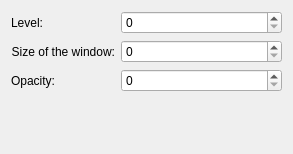
<?xml version="1.0" encoding="UTF-8"?>
<ui version="4.0">
 <author>
    SPDX-FileCopyrightText: none
    SPDX-License-Identifier: GPL-3.0-or-later
  </author>
 <class>WdgRandomPickOptions</class>
 <widget class="QWidget" name="WdgRandomPickOptions">
  <property name="geometry">
   <rect>
    <x>0</x>
    <y>0</y>
    <width>293</width>
    <height>154</height>
   </rect>
  </property>
  <layout class="QFormLayout" name="formLayout">
   <item row="0" column="0">
    <widget class="QLabel" name="textLabel1">
     <property name="text">
      <string>Level:</string>
     </property>
     <property name="alignment">
      <set>Qt::AlignRight|Qt::AlignTrailing|Qt::AlignVCenter</set>
     </property>
     <property name="wordWrap">
      <bool>false</bool>
     </property>
    </widget>
   </item>
   <item row="0" column="1">
    <widget class="KisSliderSpinBox" name="intLevel" native="true">
     <property name="sizePolicy">
      <sizepolicy hsizetype="Expanding" vsizetype="Preferred">
       <horstretch>0</horstretch>
       <verstretch>0</verstretch>
      </sizepolicy>
     </property>
    </widget>
   </item>
   <item row="1" column="0">
    <widget class="QLabel" name="textLabel1_2">
     <property name="text">
      <string>Size of the window:</string>
     </property>
     <property name="alignment">
      <set>Qt::AlignRight|Qt::AlignTrailing|Qt::AlignVCenter</set>
     </property>
     <property name="wordWrap">
      <bool>false</bool>
     </property>
    </widget>
   </item>
   <item row="2" column="0">
    <widget class="QLabel" name="textLabel2">
     <property name="text">
      <string>Opacity:</string>
     </property>
     <property name="alignment">
      <set>Qt::AlignRight|Qt::AlignTrailing|Qt::AlignVCenter</set>
     </property>
     <property name="wordWrap">
      <bool>false</bool>
     </property>
    </widget>
   </item>
   <item row="3" column="1">
    <spacer>
     <property name="orientation">
      <enum>Qt::Vertical</enum>
     </property>
     <property name="sizeType">
      <enum>QSizePolicy::Expanding</enum>
     </property>
     <property name="sizeHint" stdset="0">
      <size>
       <width>20</width>
       <height>1</height>
      </size>
     </property>
    </spacer>
   </item>
   <item row="1" column="1">
    <widget class="KisSliderSpinBox" name="intWindowSize" native="true">
     <property name="sizePolicy">
      <sizepolicy hsizetype="Expanding" vsizetype="Preferred">
       <horstretch>0</horstretch>
       <verstretch>0</verstretch>
      </sizepolicy>
     </property>
    </widget>
   </item>
   <item row="2" column="1">
    <widget class="KisSliderSpinBox" name="intOpacity" native="true">
     <property name="sizePolicy">
      <sizepolicy hsizetype="Expanding" vsizetype="Preferred">
       <horstretch>0</horstretch>
       <verstretch>0</verstretch>
      </sizepolicy>
     </property>
    </widget>
   </item>
  </layout>
 </widget>
 <customwidgets>
  <customwidget>
   <class>KisSliderSpinBox</class>
   <extends>QSpinBox</extends>
   <header>kis_slider_spin_box.h</header>
   <container>1</container>
  </customwidget>
 </customwidgets>
 <resources/>
 <connections/>
</ui>
